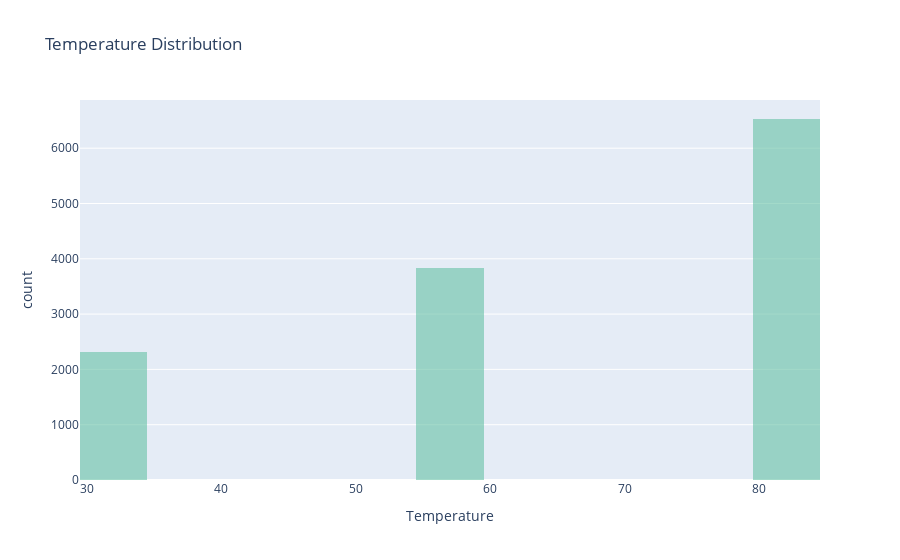

Source (notebook cell):
### Markdown cell above
6. Use a histogram to visualize the temperature column.

### Code cell
# Histogram
fig = px.histogram(data, x='temperature', 
                   title='Temperature Distribution',
                   labels={'temperature': 'Temperature'},
                  nbins=20,  # Adjust bins for better granularity
                   opacity=0.6,
                  color_discrete_sequence = px.colors.qualitative.Set2)

# Show figure
fig.show()

### Figure 1 — Plotly figure (JSON) as saved in the notebook; plotly's stock layout.template omitted (floating-point values rounded to 4 significant figures; data arrays with more than 128 entries replaced by an {"elided": "..."} marker saying what was removed)
{"data": [{"alignmentgroup": "True", "bingroup": "x", "hovertemplate": "Temperature=%{x}<br>count=%{y}<extra></extra>", "legendgroup": "", "marker": {"color": "rgb(102,194,165)", "opacity": 0.6, "pattern": {"shape": ""}}, "name": "", "nbinsx": 20, "offsetgroup": "", "orientation": "v", "showlegend": false, "type": "histogram", "x": {"elided": "12684 int values"}, "xaxis": "x", "yaxis": "y"}], "layout": {"barmode": "relative", "legend": {"tracegroupgap": 0}, "title": {"text": "Temperature Distribution"}, "xaxis": {"anchor": "y", "domain": [0, 1], "title": {"text": "Temperature"}}, "yaxis": {"anchor": "x", "domain": [0, 1], "title": {"text": "count"}}}}
